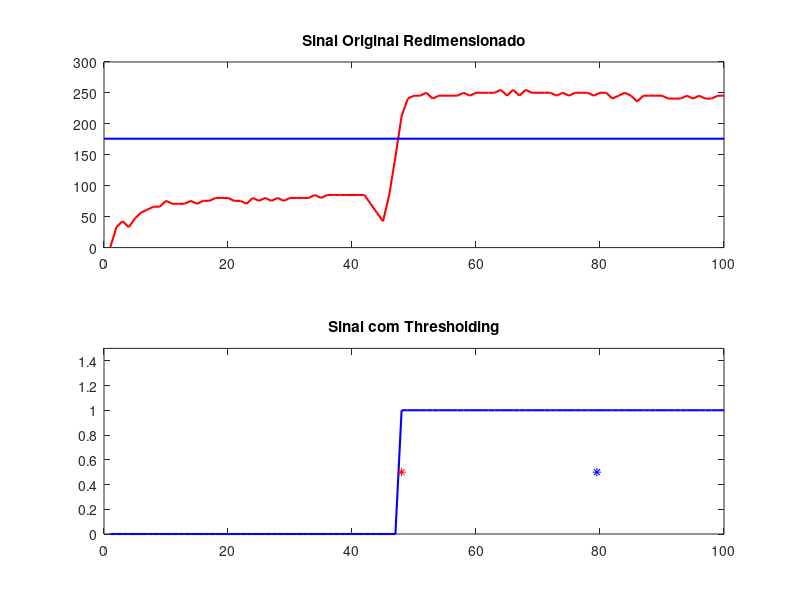

MATLAB code to generate this figure:
%Dados com bordas brancas
%entrada = [0,39,45,58,71,78,91,98,111,117,130,137,143,150,163,163,163,163,163,163,163,163,170,163,170,163,163,163,170,163,163,163,163,163,170,163,163,163,163,156,150,150,130,124,137,150,156,156,163,156,150,150,163,156,163,163,170,163,176,170,170,170,176,176,176,170,176,163,156,156,156,150,156,150,150,156,150,143,150,143,143,143,137,130,137,130,137,137,137,130,137,137,137,130,137,137,176,228,255,235];
entrada = [0,31,40,49,58,67,71,76,85,93,98,102,102,111,111,111,111,111,111,111,111,116,116,116,116,116,111,116,111,116,111,111,111,116,111,111,111,111,111,102,102,93,85,93,102,111,111,111,107,102,107,111,107,111,111,116,116,120,116,116,116,120,120,125,116,120,111,111,107,111,107,107,107,107,107,102,102,107,102,102,102,98,93,98,107,147,205,250,255,255,255,250,246,241,223,214,196,187,165,134];
%entrada = [0,24,32,40,48,56,60,64,72,76,80,89,89,97,97,101,97,97,97,97,97,101,97,101,101,97,97,101,101,101,97,97,97,101,97,101,97,101,97,89,89,80,72,80,89,97,97,97,93,93,93,101,97,101,97,101,101,105,105,105,105,109,109,113,105,113,105,129,186,246,254,250,254,250,250,250,250,254,250,250,246,242,246,250,246,242,242,234,202,161,121,137,194,214,202,198,182,170,153,137];
%entrada = [0,22,22,29,36,44,51,55,62,66,73,77,81,85,88,88,92,88,92,92,92,92,96,92,96,92,92,92,92,92,92,92,92,92,92,88,92,92,92,88,85,85,77,70,81,88,96,96,103,133,199,247,255,243,255,251,251,251,255,251,255,255,255,251,255,251,255,251,255,251,251,247,247,247,243,229,177,99,73,129,203,232,229,232,236,232,229,229,225,221,221,218,214,210,206,192,188,173,162,147];
%entrada = [0,25,32,40,47,51,54,61,69,72,76,80,83,87,87,91,87,91,91,91,91,94,91,94,94,94,94,94,94,94,94,98,98,134,182,229,236,244,240,233,240,244,247,251,240,247,244,251,247,251,251,255,244,251,247,251,247,251,244,244,236,171,91,58,98,182,229,240,236,240,240,240,240,236,233,233,233,233,229,225,225,222,222,222,218,214,214,214,211,211,207,204,196,193,174,171,153,142,127,116];
%entrada = [0,22,22,30,37,45,52,56,60,67,75,78,82,86,90,93,97,97,123,172,202,225,232,228,232,236,236,232,236,240,243,240,236,243,247,243,251,247,251,243,228,183,105,52,86,161,232,247,251,251,251,251,255,247,251,251,251,247,251,247,251,251,247,247,247,243,247,243,247,243,243,240,240,240,240,240,236,236,240,236,232,232,225,225,225,217,213,213,210,206,202,198,191,187,183,165,157,142,131,116];
%entrada = [0,22,22,29,36,44,51,55,66,92,140,181,206,218,229,229,229,229,232,236,225,232,236,232,232,229,199,129,77,96,170,218,236,243,243,240,247,243,247,243,232,243,247,247,251,243,251,247,251,247,251,251,255,243,251,251,251,247,251,247,251,251,251,247,251,243,251,243,247,243,243,240,240,240,236,236,236,236,232,232,229,229,221,221,225,218,214,210,210,206,203,195,173,140,103,92,129,140,133,118];
    %Centro
%entrada = [0,29,44,81,118,147,162,177,192,203,214,221,225,232,229,214,158,110,129,177,218,236,232,236,236,240,240,240,243,243,243,240,243,243,243,247,247,251,247,236,247,247,247,255,247,255,251,255,255,251,251,255,247,251,247,251,251,255,251,255,255,255,251,255,247,255,247,251,247,247,243,243,243,240,240,236,232,232,229,229,225,221,210,177,121,88,118,173,203,203,199,195,188,181,155,133,88,55,40,36];
%entrada = [0,57,61,57,54,85,123,146,166,181,197,204,212,220,224,224,227,224,227,231,220,224,231,227,227,227,227,227,231,227,235,235,235,239,243,239,247,243,247,243,231,243,243,243,247,239,251,247,255,251,251,251,251,243,247,247,247,243,235,162,73,30,73,162,231,231,239,231,239,239,239,235,231,231,227,227,224,212,173,112,73,61,54,50,54,50,50,46,46,46,46,42,42,38,38,30,27,19,15,7];
%entrada = [0,63,63,83,103,123,143,159,175,191,203,211,219,223,231,231,235,235,235,239,231,235,243,235,239,239,239,239,243,243,247,243,239,247,231,155,83,39,103,183,227,247,247,251,255,247,255,251,255,251,251,251,255,243,247,227,171,103,87,83,83,79,83,79,83,75,79,71,71,63,67,63,63,63,59,59,55,55,55,51,51,51,47,43,43,43,43,39,39,35,39,35,35,31,31,23,19,15,7,0];
%entrada = [0,68,72,89,110,127,148,165,182,195,212,221,233,238,242,238,246,242,242,246,233,208,140,85,119,187,233,242,246,246,250,246,246,250,255,250,255,250,246,191,119,80,63,55,63,72,76,76,76,72,68,68,76,72,76,72,76,76,80,80,80,76,80,80,80,72,76,68,68,63,68,59,63,59,59,59,55,55,55,51,51,46,42,38,42,38,38,38,38,34,34,29,29,25,25,17,17,8,4,0];
%entrada = [0,74,97,115,106,92,125,171,204,227,236,245,250,255,222,166,120,97,92,88,92,92,88,92,88,83,83,88,83,88,83,88,83,88,83,88,83,88,83,74,74,64,55,64,74,78,83,83,78,74,74,83,83,83,83,88,83,92,88,88,88,92,92,92,83,88,78,78,74,74,69,74,69,69,69,64,60,64,60,60,55,51,46,51,46,46,46,46,41,41,37,37,32,32,23,23,13,9,4,0];

%Dados sem bords brancas
%entrada = [0,39,51,68,73,85,90,102,107,119,124,130,136,141,141,147,141,147,147,141,147,153,147,153,147,147,147,153,147,147,147,147,147,147,141,147,141,153,141,136,136,119,113,124,136,141,141,147,141,136,136,147,141,147,147,153,147,158,153,158,153,158,158,164,153,158,147,141,141,147,141,141,141,141,136,136,136,136,136,136,130,124,124,124,124,124,124,124,124,124,124,119,113,124,147,215,255,249,221,204];
%entrada = [0,27,27,31,43,47,55,59,67,71,79,83,87,91,95,95,99,95,95,99,95,99,103,99,99,99,99,95,99,99,99,99,99,95,99,95,99,95,99,95,91,91,79,75,83,91,95,95,95,91,91,91,99,95,99,99,103,103,107,103,103,103,107,107,111,103,107,99,99,95,99,95,95,95,87,67,55,95,179,239,251,251,247,251,255,251,247,247,247,247,243,243,235,227,223,207,203,187,175,159];
%entrada = [0,21,21,28,35,42,49,53,60,63,70,74,77,81,85,85,88,88,88,88,88,88,92,88,92,88,88,88,92,88,88,88,88,88,92,88,92,88,92,88,81,81,74,70,77,85,88,88,81,60,42,56,138,212,244,244,247,247,251,247,251,251,251,251,255,247,255,247,251,247,251,247,247,244,244,240,237,237,237,233,237,237,233,233,233,230,230,230,226,223,223,219,216,208,208,194,191,173,159,141];
%entrada = [0,27,34,40,47,51,54,61,64,71,74,81,81,88,88,88,88,88,88,88,91,95,91,95,91,91,91,88,68,51,57,129,197,231,234,241,238,241,238,231,241,244,244,248,241,248,248,251,251,251,251,255,244,251,248,248,244,248,244,248,248,248,248,248,241,248,241,244,244,244,241,241,241,238,238,234,234,234,231,231,231,227,227,231,227,224,224,217,214,210,207,197,173,136,78,47,51,54,47,44];
    %centro
%entrada = [0,24,31,38,45,52,55,59,62,73,76,80,83,87,90,90,76,59,69,125,181,220,223,227,227,230,230,234,234,241,237,237,241,244,241,248,244,248,244,234,244,244,244,248,244,251,248,255,251,251,248,251,244,251,248,251,251,251,248,251,248,248,248,248,244,248,241,244,241,244,241,241,241,241,237,237,237,237,227,227,223,216,213,185,125,62,45,59,69,76,73,73,69,69,59,59,52,48,41,34];
%entrada = [0,24,24,31,37,41,41,44,89,144,182,199,213,217,223,223,227,227,230,234,223,230,234,230,234,234,234,234,237,237,241,237,237,241,244,244,248,248,248,248,234,244,248,248,251,244,251,251,255,251,251,251,255,248,251,251,255,251,251,244,248,244,241,237,237,230,223,148,68,34,48,65,82,82,79,79,79,75,79,75,75,72,68,65,68,68,68,65,68,65,65,65,65,62,62,55,51,44,41,34];
%entrada = [0,76,102,116,134,153,167,182,193,207,214,222,229,236,233,236,236,236,244,233,240,244,236,240,240,244,240,244,244,247,247,244,251,251,247,255,251,251,247,236,244,244,244,244,236,218,138,65,40,54,76,91,87,91,91,94,91,94,94,94,91,94,94,98,91,94,87,87,83,87,83,83,83,83,80,80,80,80,80,80,76,72,69,72,72,69,72,72,69,72,69,69,69,65,58,58,51,47,36,32];
%entrada = [0,74,97,115,139,162,180,199,213,231,241,250,255,255,204,120,64,60,74,83,83,92,83,88,83,83,83,88,83,83,83,83,83,83,78,83,78,83,78,74,74,60,55,64,69,78,78,78,74,74,74,83,78,83,83,83,83,88,88,88,88,92,88,92,88,88,83,78,74,78,74,78,74,74,74,74,69,74,69,69,64,64,60,60,60,60,60,60,60,60,60,60,55,55,46,41,32,27,18,13];

%branco
%entrada = [0,63,63,87,103,127,143,151,167,175,187,199,207,215,219,215,215,215,215,223,211,219,223,219,223,223,227,227,227,231,231,231,231,239,239,235,243,239,243,239,231,243,243,243,247,243,251,247,251,251,251,251,255,243,251,251,255,251,251,247,255,251,251,251,251,247,251,247,251,251,251,247,247,247,247,247,247,243,247,243,247,247,243,243,247,243,239,239,239,239,239,239,235,231,227,211,203,187,171,151];
%entrada = [0,64,85,105,125,145,157,170,182,194,206,214,218,222,218,218,214,214,214,202,210,214,206,210,210,214,210,214,218,222,218,218,222,222,222,230,226,230,230,218,230,234,234,238,230,238,234,238,238,238,238,242,234,238,238,242,238,246,242,250,246,246,246,250,246,254,246,250,250,250,246,246,246,246,246,242,242,246,242,242,242,242,242,246,246,242,242,242,242,242,242,242,238,234,214,206,190,174,153,141];

%novos dados
%entrada = [23,34,36,34,39,40,40,40,40,41,40,41,41,42,41,42,42,43,42,37,33,47,67,81,83,84,83,84,85,86,85,85,87,87,87,89,88,89,88,85,89,89,90,90,88,90,89,91,90,91,91,91,89,90,90,91,90,91,90,92,91,91,90,92,90,92,90,91,90,91,90,90,90,89,90,90,90,90,89,89,89,87,88,88,84,68,48,36,39,45,45,44,44,45,43,44,42,42,42,42];
%entrada = [22,32,35,32,37,38,38,39,39,40,40,39,36,45,62,77,79,80,82,80,81,82,81,82,82,83,83,83,84,85,84,84,85,86,85,86,85,86,85,82,85,85,86,87,84,86,85,87,86,86,86,87,85,87,86,87,86,87,86,88,88,87,87,89,87,89,88,89,87,88,87,87,83,64,39,31,36,41,43,43,43,42,42,43,43,43,44,44,43,42,41,41,40,41,40,41,41,40,39,39];
%entrada = [23,33,35,34,39,40,40,37,44,61,75,79,80,81,82,83,82,83,84,82,84,85,84,85,85,86,85,86,86,87,87,87,88,89,88,90,90,91,90,88,91,92,92,93,91,93,92,93,93,92,92,93,91,93,93,93,93,93,92,93,93,91,79,53,33,34,40,45,45,46,45,46,45,44,45,46,45,45,44,45,44,44,43,43,43,42,42,43,43,44,43,42,42,42,41,42,40,41,39,37];
%entrada = [24,34,35,33,35,48,64,75,77,78,78,79,79,81,81,82,82,82,83,81,82,84,83,84,85,86,85,86,87,87,87,87,88,89,89,90,89,90,89,86,89,89,89,90,89,91,90,91,90,90,90,90,87,75,46,29,29,37,40,42,43,43,43,45,44,44,44,46,44,44,44,45,45,44,43,44,43,44,44,44,43,43,43,43,43,41,42,42,41,41,41,40,40,40,36,37,38,39,39,39];
%entrada = [30,33,35,36,37,37,38,37,38,39,39,39,40,40,41,40,41,40,41,42,42,42,43,43,43,43,44,42,37,32,45,68,82,85,86,85,87,87,87,87,84,87,88,88,88,86,88,87,89,88,89,89,89,87,89,88,88,88,89,88,89,89,89,88,89,88,89,88,89,88,89,88,88,88,88,88,88,88,89,88,88,88,86,87,87,87,84,87,86,86,85,85,83,78,63,42,37,41,43,42];
%entrada = [31,46,39,36,38,39,40,40,40,40,40,40,40,40,41,40,41,41,42,42,42,42,42,41,43,43,43,42,43,43,44,42,41,42,43,42,43,41,42,42,41,42,42,37,31,30,49,74,85,85,85,86,87,85,87,87,87,87,87,86,87,87,87,86,87,85,87,85,85,84,85,85,84,84,84,84,83,83,84,82,83,83,82,83,83,83,80,83,83,83,83,83,83,83,84,82,83,82,82,82];
%entrada = [34,59,65,69,72,74,75,75,75,75,76,75,75,75,77,77,77,77,78,79,75,62,49,53,70,80,82,82,82,83,84,83,83,84,85,84,85,83,85,84,81,84,84,84,85,83,84,83,84,83,84,83,84,82,84,83,84,83,84,83,85,84,83,82,84,82,84,82,84,83,84,83,83,84,83,83,83,83,83,81,81,82,81,82,83,82,78,75,58,42,42,60,78,81,82,81,82,81,82,81];
%entrada = [31,57,62,57,71,73,73,73,73,73,73,73,73,74,74,74,74,74,74,73,73,75,74,75,75,76,75,76,76,70,49,34,46,67,76,78,77,78,77,74,77,77,77,79,77,79,78,79,78,78,77,78,76,77,77,77,77,77,76,78,77,77,77,78,76,78,76,77,77,78,78,77,77,77,77,77,77,78,77,78,78,78,78,79,79,76,79,79,79,80,79,79,79,81,79,79,70,53,45,59];
%entrada = [29,52,59,65,69,71,72,72,72,71,72,73,73,74,75,74,75,74,75,75,74,74,75,74,75,75,76,75,75,75,75,74,74,75,75,75,76,75,76,74,72,75,75,69,48,30,35,55,73,75,76,76,77,75,77,76,76,76,77,76,77,77,76,76,77,76,78,76,77,76,77,76,76,76,76,77,77,77,77,76,77,77,77,77,78,77,74,77,77,77,78,78,78,78,79,78,79,79,79,78];

%problematica das bordas
%entrada = [18,27,35,27,54,54,54,55,55,55,55,55,54,55,55,55,55,55,55,54,55,56,55,56,57,58,57,58,58,59,59,59,59,59,59,60,59,60,59,58,59,60,60,60,59,60,60,61,60,60,59,56,44,32,22,21,23,27,28,29,28,28,28,29,28,29,28,29,28,29,28,29,29,29,29,28,28,28,27,28,28,28,28,29,29,29,30,31,31,32,31,32,31,31,30,31,30,31,30,31];
entrada = [15,22,24,22,25,27,28,29,29,31,30,30,30,31,30,31,31,32,32,32,31,31,30,32,31,32,31,32,31,32,32,32,32,33,32,33,33,33,33,33,33,33,30,27,24,33,46,60,66,67,67,68,66,67,67,67,67,68,67,68,68,68,68,69,67,69,67,69,68,68,68,68,67,68,67,68,68,68,67,68,68,66,67,68,67,65,67,67,67,67,66,66,66,67,66,67,66,66,67,67];

%redimensiona
vmax = max(entrada);
vmin = min(entrada);
entrada = (255/(vmax-vmin))*(entrada-vmin);

subplot(2,1,1);
plot(entrada,'-r','LineWidth',1.5);
hold on
plot([0,100],[176,176],'-b','LineWidth',1.5);
title('Sinal Original Redimensionado');

%corte por limiar
saida1 = entrada > 176;
subplot(2,1,2);
plot(saida1,'-b','LineWidth',1.5);
hold on

%border 1  holeL 3 holeR 8 hole 0
BORDER = 1;
HOLE_L = 3;
HOLE_R = 8;
HOLE = 0;
typeBorder = BORDER;
riseFallL = -1;
contZeros = 0;
for i=50:-1:2
    if(saida1(i) == 1 && saida1(i-1) == 0)
        if riseFallL == -1
            riseFallL = i;
        end
        contZeros = contZeros + 1;
    else
        if(saida1(i) == 0 && saida1(i-1) == 1)
            if riseFallL == -1
                riseFallL = i;
            end
            if(contZeros < 7 && contZeros ~= 0)
                riseFallL = i+1;
                typeBorder = HOLE_L;
                break;
            else
                contZeros = 0;
            end
        end
    end
    if(saida1(i) == 0 && contZeros > 0)
       contZeros = contZeros + 1; 
    end
end

riseFallR = -1;
contZeros = 0;
for i=51:99
    if(saida1(i) == 1 && saida1(i+1) == 0)
        if riseFallR == -1
            riseFallR = i;
        end
        contZeros = contZeros + 1;
    else
        if(saida1(i) == 0 && saida1(i+1) == 1)
            if riseFallR == -1
                riseFallR = i;
            end
            if(contZeros < 7 && contZeros ~= 0)
                riseFallR = i-1;
                if typeBorder == HOLE_L
                    typeBorder = HOLE;
                else
                    typeBorder = HOLE_R;
                end
                break;
            else
                contZeros = 0;
            end
        end
    end
    if(saida1(i) == 0 && contZeros > 0)
       contZeros = contZeros + 1; 
    end
end

width = riseFallR-riseFallL;
width = width >= 60 && width <= 70;

if(typeBorder == HOLE_L)
    riseFallR = riseFallL+63;
elseif(typeBorder == HOLE_R)
    riseFallL = riseFallR-63;
elseif((riseFallR ~= -1) && (riseFallL ~= -1))
    if width ~= 1
        if(riseFallR < riseFallL)
        riseFallL = riseFallR+63;
        else
            riseFallR = riseFallL-63;
        end
    end
elseif(riseFallL ~= -1)
    riseFallR = riseFallL+63;
elseif(riseFallR ~= -1)
    riseFallL = riseFallR-63;
end
    
myinput = ((riseFallL + riseFallR)/2);
plot(riseFallR,0.5,'-r*');
plot(riseFallL,0.5,'-r*');
plot(myinput,0.5,'-b*');

axis([0 100 0 1.5])
title('Sinal com Thresholding');